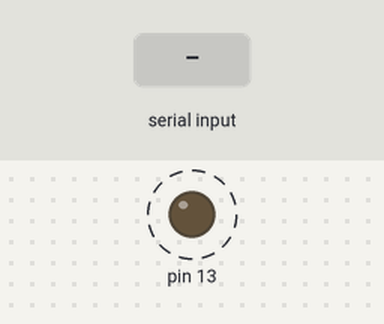
A sketch run on a simulated Arduino Uno, built with avr-gcc and run on an emulated ATmega328P. On the bench: output pins drawn as LEDs (lit = HIGH). Dashed ring = blinking. The inputs (shaded band) are chosen by the test bench. What the sketch prints to the serial monitor is not drawn.

Above: at 1.2 s.
1.3 s: "90,45\n" received over Serial
Timing chart, 0 to 10.3 s (numbered marks = the images above; inputs shaded):
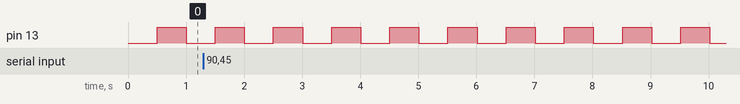

The sketch:

serialPortBlink.ino
```cpp
int input;
unsigned long int time;
boolean state = false;

void setup() {
  Serial.begin(9600);
  Serial.println("Initialisation...");
  pinMode(13, OUTPUT);
  time = millis();
}

void loop() {
  if ((millis() - time) > 500) {
    time = millis();
    state = !state;
    digitalWrite(13, state);
    Serial.println(state);
  }
}

void serialEvent() {
  input = Serial.readStringUntil('\n').toInt();
  while(Serial.available()) {
    Serial.read();
  }
  Serial.print("Input: ");
  Serial.println(input);
}
```

Measured:
- by itself, pin 13: alternates HIGH for 0.50 s and LOW for 0.50 s
